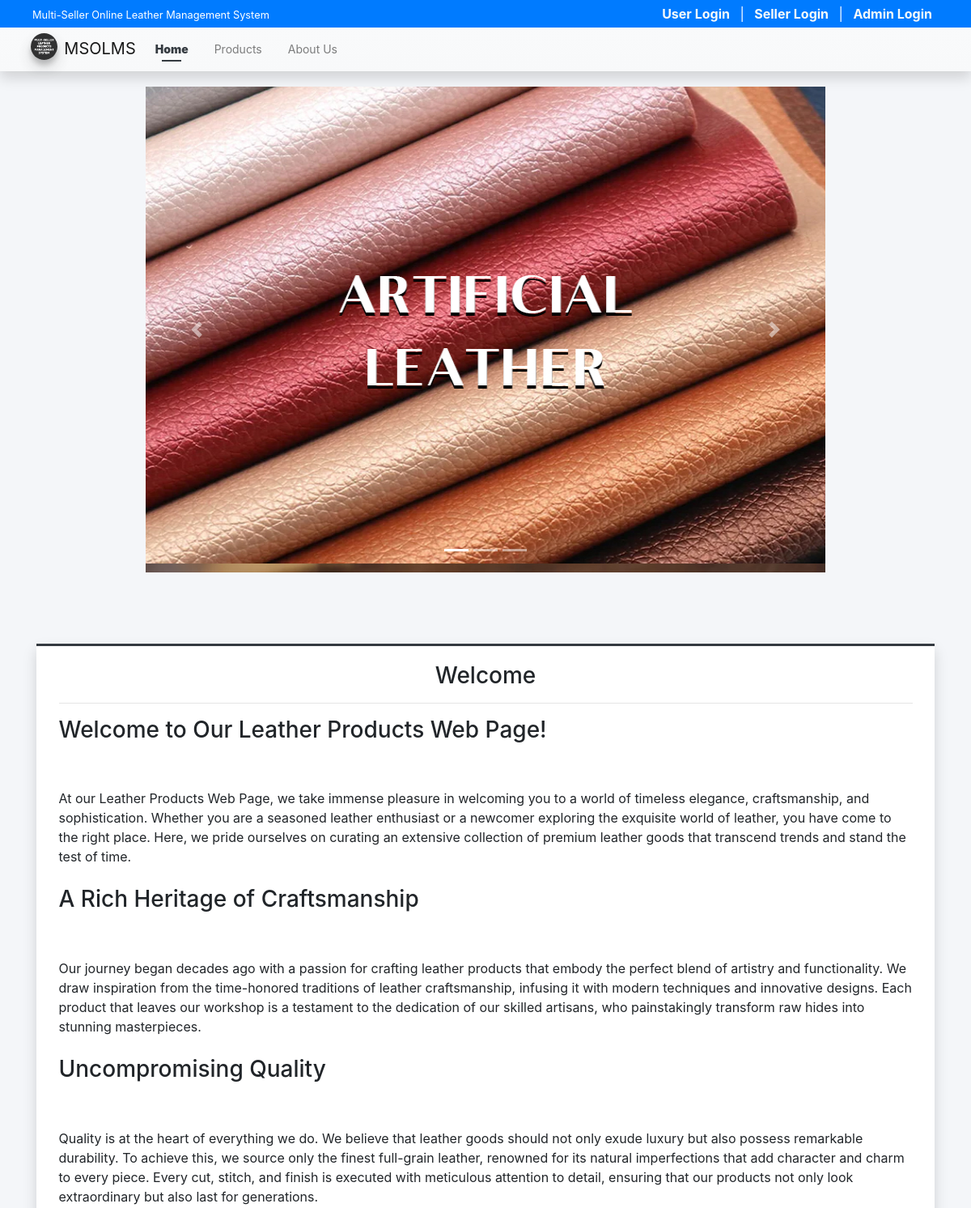
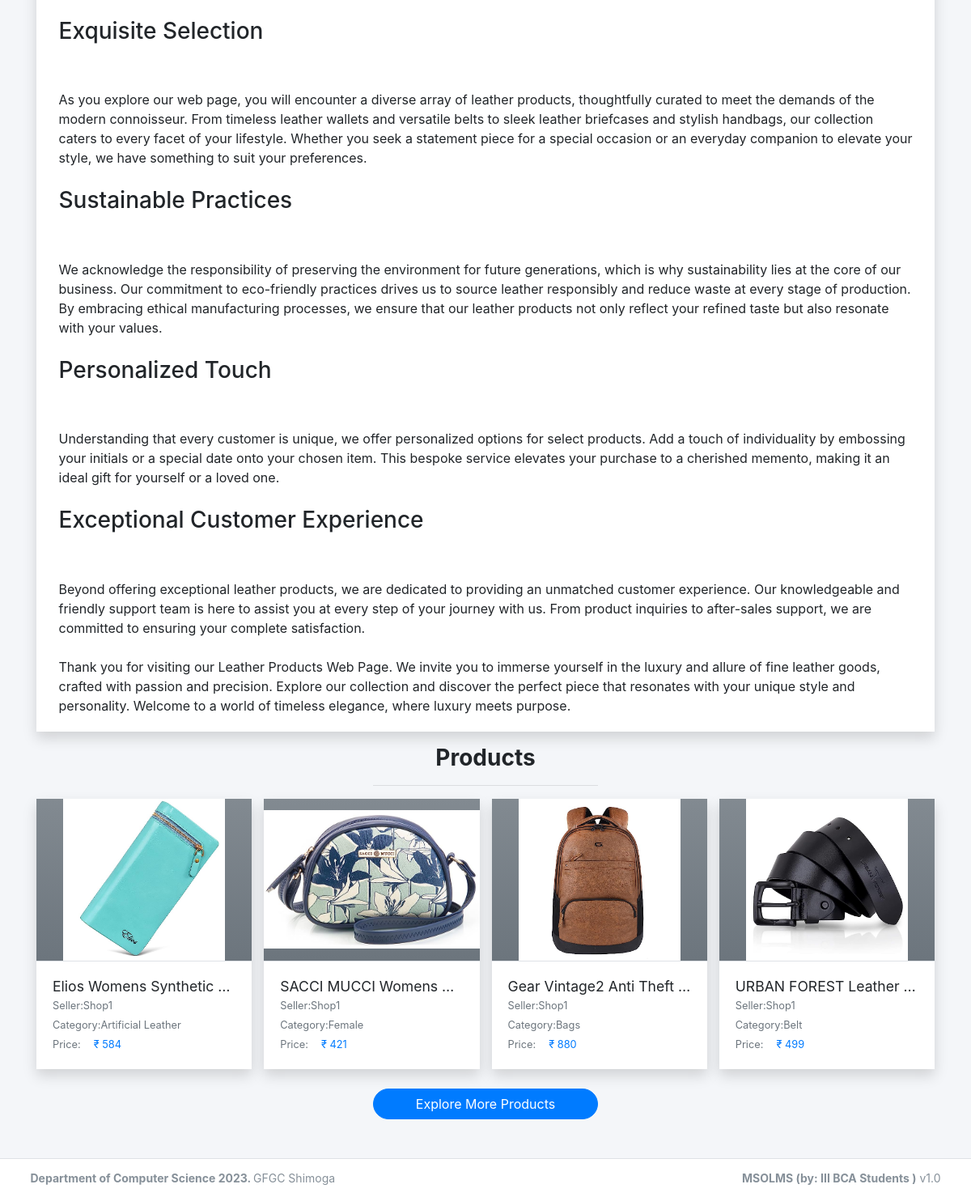
The page / on the database its author committed (2 pictures, top to bottom).
### tables this page shows
CREATE TABLE `product_list` (
  `id` int(30) NOT NULL,
  `seller_id` int(30) DEFAULT NULL,
  `category_id` int(30) DEFAULT NULL,
  `name` text NOT NULL,
  `description` text NOT NULL,
  `price` double NOT NULL DEFAULT 0,
  `image_path` text DEFAULT NULL,
  `status` tinyint(1) NOT NULL DEFAULT 1,
  `delete_flag` tinyint(1) NOT NULL DEFAULT 0,
  `date_created` datetime NOT NULL DEFAULT current_timestamp(),
  `date_updated` datetime DEFAULT NULL ON UPDATE current_timestamp()
);

CREATE TABLE `seller_list` (
  `id` int(30) NOT NULL,
  `code` varchar(100) NOT NULL,
  `shop_type_id` int(30) NOT NULL,
  `shop_name` text NOT NULL,
  `shop_owner` text NOT NULL,
  `contact` text NOT NULL,
  `username` text NOT NULL,
  `password` text NOT NULL,
  `avatar` text DEFAULT NULL,
  `status` tinyint(1) NOT NULL DEFAULT 1,
  `delete_flag` tinyint(1) NOT NULL DEFAULT 0,
  `date_created` datetime NOT NULL DEFAULT current_timestamp(),
  `date_updated` datetime DEFAULT NULL ON UPDATE current_timestamp()
);

CREATE TABLE `category_list` (
  `id` int(30) NOT NULL,
  `seller_id` int(30) NOT NULL,
  `name` text NOT NULL,
  `description` text NOT NULL,
  `status` tinyint(1) NOT NULL DEFAULT 1,
  `delete_flag` tinyint(1) NOT NULL DEFAULT 0,
  `date_created` datetime NOT NULL DEFAULT current_timestamp(),
  `date_updated` datetime DEFAULT NULL ON UPDATE current_timestamp()
);

### classes/DBConnection.php (called while the page is built, shortened)
<?php
class DBConnection{
    private $host = DB_SERVER;
    private $username = DB_USERNAME;
    private $password = DB_PASSWORD;
    private $database = DB_NAME;
    public $conn;
    public function __construct(){
        if (!isset($this->conn)) {
            $this->conn = new mysqli($this->host, $this->username, $this->password, $this->database);
        }
    }
}
?>

### classes/SystemSettings.php (called while the page is built, shortened)
<?php
class SystemSettings extends DBConnection{
	function userdata($field = ''){
		if(!empty($field)){
			if(isset($_SESSION['userdata'][$field]))
				return $_SESSION['userdata'][$field];
			else
				return null;
		}else{
			return false;
		}
	}
	function info($field=''){
		if(!empty($field)){
			if(isset($_SESSION['system_info'][$field]))
				return $_SESSION['system_info'][$field];
			else
				return false;
		}else{
			return false;
		}
	}
}
$_settings = new SystemSettings();
?>

### config.php (called while the page is built, shortened)
<?php
require_once('classes/DBConnection.php');
require_once('classes/SystemSettings.php');
function validate_image($file){
    $file = explode("?",$file)[0];
	if(!empty($file)){
		if(is_file(base_app.$file)){
			return base_url.$file;
		}else{
			return base_url.'dist/img/no-image-available.png';
		}
	}else{
		return base_url.'dist/img/no-image-available.png';
	}
}
function format_num($number = 0, $max_decimal = ''){
    if(is_numeric($number)){
        $ex = explode('.',$number);
        $dec = isset($ex[1]) ? strlen($ex[1]) : 0;
        if(empty($max_decimal) || (is_numeric($max_decimal) && $max_decimal >= $dec)){
            return number_format($number,$dec);
        }else{
            if(is_numeric($max_decimal))
                return number_format($number,$max_decimal);
            else
                return "Invalid Maximum Decimal";
        }
    }else{
        return "Invalid Number";
    }
}
?>

### home.php (the view, shortened to what this page needs)
<div class="col-lg-12 py-5">
    <br>
    <div class="contain-fluid">
        <div class="card card-outline card-dark shadow rounded-0">
            <div class="card-body rounded-0">
                <div class="container-fluid">
                    <h3 class="text-center">Welcome</h3>
                    <hr>
                    <div class="welcome-content">
                    </div>
                </div>
            </div>
        </div>
        <h3 class="text-center"><b>Products</b></h3>
        <center><hr class="w-25"></center>
        <div class="row" id="product_list">
            <?php
            $products = $conn->query("SELECT p.*, v.shop_name as seller, c.name as `category` FROM `product_list` p INNER JOIN seller_list v ON p.seller_id = v.id INNER JOIN category_list c ON p.category_id = c.id WHERE p.delete_flag = 0 AND p.`status` = 1 AND p.seller_id NOT IN (SELECT id FROM `seller_list` WHERE delete_flag != 0 or status != 1) ORDER BY RAND() limit 4");
            while($row = $products->fetch_assoc()):
            ?>
            <div class="col-lg-3 col-md-6 col-sm-12 product-item">
                <a href="./?page=products/view_product&id=<?= $row['id'] ?>" class="card shadow rounded-0 text-reset text-decoration-none">
                <div class="product-img-holder position-relative">
                    <img src="<?= validate_image($row['image_path']) ?>" alt="Product-image" class="img-top product-img bg-gradient-gray">
                </div>
                    <div class="card-body border-top border-gray">
                        <h5 class="card-title text-truncate w-100"><?= $row['name'] ?></h5>
                        <div class="d-flex w-100">
                            <div class="col-auto px-0"><small class="text-muted">Seller: </small></div>
                            <div class="col-auto px-0 flex-shrink-1 flex-grow-1"><p class="text-truncate m-0"><small class="text-muted"><?= $row['seller'] ?></small></p></div>
                        </div>
                        <div class="d-flex">
                            <div class="col-auto px-0"><small class="text-muted">Category: </small></div>
                            <div class="col-auto px-0 flex-shrink-1 flex-grow-1"><p class="text-truncate m-0"><small class="text-muted"><?= $row['category'] ?></small></p></div>
                        </div>
                        <div class="d-flex">
                            <div class="col-auto px-0"><small class="text-muted">Price: </small></div>
                            <div class="col-auto px-0 flex-shrink-1 flex-grow-1"><p class="m-0 pl-3"><small class="text-primary">₹ <?= format_num($row['price']) ?></small></p></div>
                        </div>
                    </div>
                </a>
            </div>
            <?php endwhile; ?>
        </div>
        <div class="text-center">
            <a href="./?page=products" class="btn btn-large btn-primary rounded-pill col-lg-3 col-md-5 col-sm-12">Explore More Products</a>
        </div>
    </div>
</div>

### index.php (shortened to what this page needs)
<?php require_once('./config.php'); ?>
 <!DOCTYPE html>
<html lang="en" class="" style="height: auto;">
<?php require_once('inc/header.php') ?>
  <body class="layout-top-nav layout-fixed layout-navbar-fixed" style="height: auto;">
    <div class="wrapper">
     <?php $page = isset($_GET['page']) ? $_GET['page'] : 'home';  ?>
     <?php require_once('inc/topBarNav.php') ?>
      <div class="content-wrapper pt-5" style="">
        <?php if($page == "home" || $page == "about"): ?>
          <br/>
          <div id="header">
            <div class="contain-fluid">
              <div id="carouselExampleIndicators" class="carousel slide" data-ride="carousel">
                  <ol class="carousel-indicators">
                      <li data-target="#carouselExampleIndicators" data-slide-to="0" class="active"></li>
                      <li data-target="#carouselExampleIndicators" data-slide-to="1"></li>
                      <li data-target="#carouselExampleIndicators" data-slide-to="2"></li>
                  </ol>
                  <div class="carousel-inner">
                      <div class="carousel-item active">
                        <a href="page1.php"><img class="d-block w-100" src="uploads/cover/1.jpg" height="600" alt="First slide"></a>
                      </div>
                  </div>
                  <a class="carousel-control-prev" href="#carouselExampleIndicators" role="button" data-slide="prev">
                      <span class="carousel-control-prev-icon" aria-hidden="true"></span>
                  </a>
                  <a class="carousel-control-next" href="#carouselExampleIndicators" role="button" data-slide="next">
                      <span class="carousel-control-next-icon" aria-hidden="true"></span>
                  </a>
              </div>
          </div>
        </div>
        <?php endif; ?>
        <section class="content ">
          <div class="container">
            <?php
              if(!file_exists($page.".php") && !is_dir($page)){
                  include '404.html';
              }else{
                if(is_dir($page))
                  include $page.'/index.php';
                else
                  include $page.'.php';
              }
            ?>
          </div>
        </section>
      </div>
      <?php require_once('inc/footer.php') ?>
  </body>
</html>

### inc/header.php (shortened to what this page needs)
<head>
    <link rel="stylesheet" href="<?php echo base_url ?>plugins/fontawesome-free/css/all.min.css">
    <link rel="stylesheet" href="<?php echo base_url ?>plugins/tempusdominus-bootstrap-4/css/tempusdominus-bootstrap-4.min.css">
  <link rel="stylesheet" href="<?php echo base_url ?>plugins/datatables-bs4/css/dataTables.bootstrap4.min.css">
  <link rel="stylesheet" href="<?php echo base_url ?>plugins/datatables-responsive/css/responsive.bootstrap4.min.css">
  <link rel="stylesheet" href="<?php echo base_url ?>plugins/datatables-buttons/css/buttons.bootstrap4.min.css">
  <link rel="stylesheet" href="<?php echo base_url ?>plugins/select2/css/select2.min.css">
  <link rel="stylesheet" href="<?php echo base_url ?>plugins/select2-bootstrap4-theme/select2-bootstrap4.min.css">
    <link rel="stylesheet" href="<?php echo base_url ?>plugins/icheck-bootstrap/icheck-bootstrap.min.css">
    <link rel="stylesheet" href="<?php echo base_url ?>plugins/jqvmap/jqvmap.min.css">
    <link rel="stylesheet" href="<?php echo base_url ?>plugins/fullcalendar/main.css">
    <link rel="stylesheet" href="<?php echo base_url ?>plugins/overlayScrollbars/css/OverlayScrollbars.min.css">
    <link rel="stylesheet" href="<?php echo base_url ?>plugins/daterangepicker/daterangepicker.css">
    <link rel="stylesheet" href="<?php echo base_url ?>plugins/summernote/summernote-bs4.min.css">
  <link rel="stylesheet" href="<?php echo base_url ?>plugins/sweetalert2-theme-bootstrap-4/bootstrap-4.min.css">
    <link rel="stylesheet" href="<?php echo base_url ?>dist/css/adminlte.css">
    <link rel="stylesheet" href="<?php echo base_url ?>dist/css/custom.css">
  </head>

### inc/topBarNav.php (shortened to what this page needs)
<nav class="w-100 px-2 py-1 position-fixed top-0 bg-primary text-light" id="login-nav">
  <div class="d-flex justify-content-between w-100">
    <div>
      <p class="m-0 truncate-1"><small><?= $_settings->info('name') ?></small></p>
    </div>
    <div>
      <?php if($_settings->userdata('id') > 0 && $_settings->userdata('login_type') ==3): ?>
        <div class="dropdown">
          <a href="javascript:void(0)" class="dropdown-toggle text-reset text-decoration-none" id="dropdownMenuButton" data-toggle="dropdown" aria-haspopup="true" aria-expanded="false">
          <span class="mx-2"><img src="<?= validate_image($_settings->userdata('avatar')) ?>" class="img-thumbnail rounded-circle" alt="User Avatar" id="client-img-avatar">  <span class="mx-2">Howdy, <?= !empty($_settings->userdata('username')) ? $_settings->userdata('username') : $_settings->userdata('email') ?></span>
          </a>
          <div class="dropdown-menu" aria-labelledby="dropdownMenuButton">
            <a class="dropdown-item" href="./?page=manage_account">Manage Account</a>
            <a class="dropdown-item" href="<?= base_url.'classes/Login.php?f=logout_user' ?>">Logout</a>
          </div>
        </div>
      <?php else: ?>
        <a href="./login.php" class="mx-2 text-light text-decoration-none font-weight-bolder">User Login</a> |
        <a href="./seller" class="mx-2 text-light text-decoration-none font-weight-bolder">Seller Login</a> |
        <a href="./admin" class="mx-2 text-light text-decoration-none font-weight-bolder">Admin Login</a>
      <?php endif; ?>
    </div>
  </div>
</nav>
<nav class="main-header navbar navbar-expand-md navbar-light border-0 text-sm bg-gradient-light shadow" id='top-Nav'>
  <div class="container">
    <a href="./" class="navbar-brand">
      <img src="<?php echo validate_image($_settings->info('logo'))?>" alt="Site Logo" class="brand-image img-circle elevation-3" style="opacity: .8">
      <span><?= $_settings->info('short_name') ?></span>
    </a>
    <div class="collapse navbar-collapse order-3" id="navbarCollapse">
      <ul class="navbar-nav">
        <li class="nav-item">
          <a href="./" class="nav-link <?= isset($page) && $page =='home' ? "active" : "" ?>">Home</a>
        </li>
        <li class="nav-item">
          <a href="./?page=products" class="nav-link <?= isset($page) && $page =='products' ? "active" : "" ?>">Products</a>
        </li>
        <li class="nav-item">
          <a href="./?page=about" class="nav-link <?= isset($page) && $page =='about' ? "active" : "" ?>">About Us</a>
        </li>
      </ul>
    </div>
  </div>
</nav>

### inc/footer.php (shortened to what this page needs)
<footer class="main-footer text-sm">
  <div class="container">
        <strong>Department of Computer Science <?php echo date('Y') ?>.
        </strong>
        GFGC Shimoga
        <div class="float-right d-none d-sm-inline-block">
          <b><?php echo $_settings->info('short_name') ?> (by: III BCA Students )</b> v1.0
        </div>
      </div>
      </footer>
    </div>

### index.php (style rules this page uses)
#header { height:600px; width:calc(70%); position:relative; top:-1em; margin:auto; }
#header:before { content:""; position:absolute; height:calc(100%); width:calc(100%); }
#header>div { position:absolute; height:calc(100%); width:calc(100%); z-index:2; }
#top-Nav a.nav-link.active { color: #343a40; font-weight: 900; position: relative; }
#top-Nav a.nav-link.active:before { content: ""; position: absolute; border-bottom: 2px solid #343a40; width: 33.33%; left: 33.33%; bottom: 0; }

### inc/topBarNav.php (style rules this page uses)
#login-nav { position: fixed !important; top: 0 !important; z-index: 1038; padding: 0.3em 2.5em !important; }
#top-Nav { top: 2.3em; }
.text-sm .layout-navbar-fixed .wrapper .main-header ~ .content-wrapper, .layout-navbar-fixed .wrapper .main-header.text-sm ~ .content-wrapper { margin-top: calc(3.6) !important; padding-top: calc(3.2em) !important }

### rows shown on the page
product_list: shows a picture, name "Elios Womens Synthetic…", seller.shop_name "Shop1", category.name "Artificial Leather", price "584"
product_list: shows a picture, name "SACCI MUCCI Womens…", seller.shop_name "Shop1", category.name "Female", price "421"
product_list: shows a picture, name "Gear Vintage2 Anti Theft…", seller.shop_name "Shop1", category.name "Bags", price "880"
product_list: shows a picture, name "URBAN FOREST Leather…", seller.shop_name "Shop1", category.name "Belt", price "499"

### other values the page prints
$_settings->info('name') "Multi-Seller Online Leather Management System"
$_settings->info('short_name') "MSOLMS"
